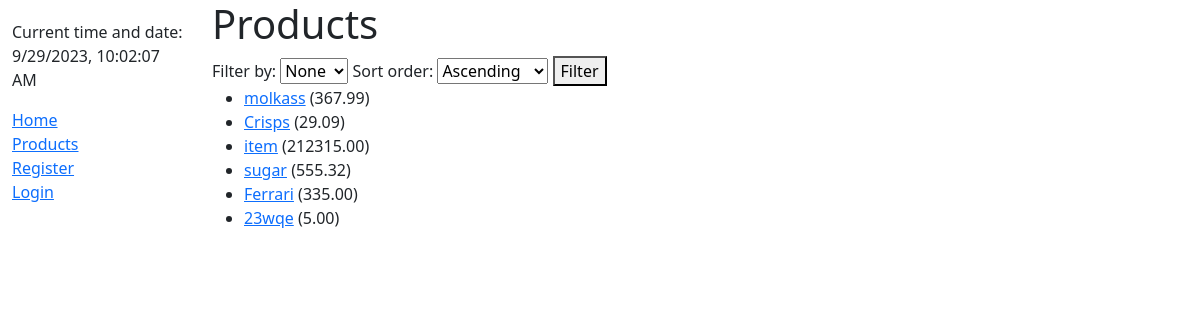
The app's page /edostavka/products/, older data.
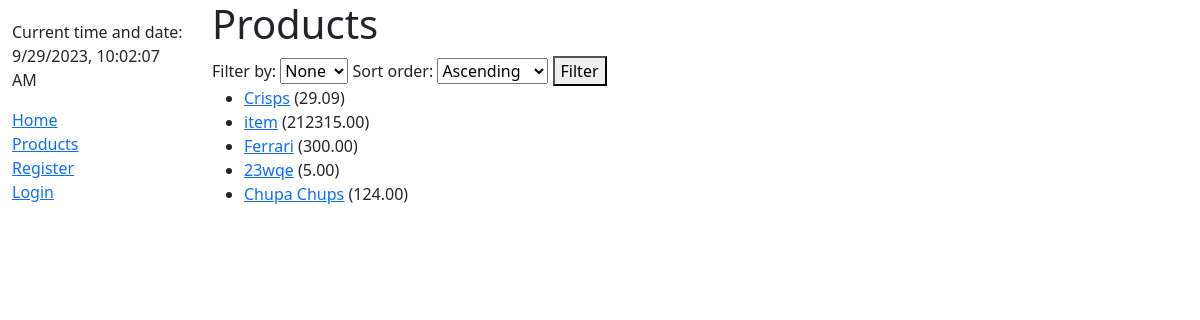
The same page, newer data.
### edostavka/models.py (models this page shows, shortened)
class Product(models.Model):
    title = models.CharField(max_length=100)
    category = models.ManyToManyField(ProductCategory, help_text='Select categories for this product')
    price = models.DecimalField(max_digits=8, decimal_places=2, null=False)
    composition = models.TextField(max_length=1000, help_text='Enter a product composition')
    manufacturer = models.ForeignKey(Manufacturer, on_delete=models.SET_NULL, null=True)
    ean = models.CharField('EAN', max_length=13, unique=True,
                           help_text='13 Character <a href="https://www.eancode.nl/wat-is-een-ean-code/">EAN code</a>')
    def get_absolute_url(self):
        return reverse('product-detail', args=[str(self.id)])

### edostavka/views.py (the view)
# urls.py: path('products/', views.ProductsListView.as_view(), name='products'),
class ProductsListView(generic.ListView):
    model = Product
    def get_queryset(self):
        queryset = super().get_queryset()
        filter_type = self.request.GET.get('filter_type')
        sort_order = self.request.GET.get('sort_order')
        if filter_type == 'name':
            if sort_order == 'ascending':
                queryset = queryset.order_by('title')
            elif sort_order == 'descending':
                queryset = queryset.order_by('-title')
        elif filter_type == 'price':
            if sort_order == 'ascending':
                queryset = queryset.order_by('price')
            elif sort_order == 'descending':
                queryset = queryset.order_by('-price')
        return queryset
    def get_context_data(self, **kwargs):
        context = super().get_context_data(**kwargs)
        context['filter_name'] = self.request.GET.get('filter_name')
        context['filter_price'] = self.request.GET.get('filter_price')
        return context

### cart/context_processors.py (called while the page is built)
def cart(request):
    return {'cart': Cart(request)}

### edostavka/templates/edostavka/product_list.html (shortened to what this page needs)
{% extends "base.html" %}
{% block content %}
  <h1>Products</h1>
    <form method="get">
      <label for="filter_type">Filter by:</label>
      <select name="filter_type" id="filter_type">
        <option value="">None</option>
      </select>
      <label for="sort_order">Sort order:</label>
      <select name="sort_order" id="sort_order">
        <option value="ascending">Ascending</option>
      </select>
      <button type="submit">Filter</button>
    </form>
  {% if product_list %}
    <ul>
      {% for product in product_list %}
      <li>
        <a href="{{ product.get_absolute_url }}">{{ product.title }}</a>
        ({{product.price}})
      </li>
      {% endfor %}
    </ul>
  {% else %}
    <p>There are no products in the store.</p>
  {% endif %}
{% endblock %}

Row changes from the older to the newer data that the page shows:
removed Product: title "molkass", price "367.99"
removed Product: title "sugar", price "555.32"
changed Product "Ferrari": price "335.00" → "300.00"
added Product: title "Chupa Chups", price "124.00"
